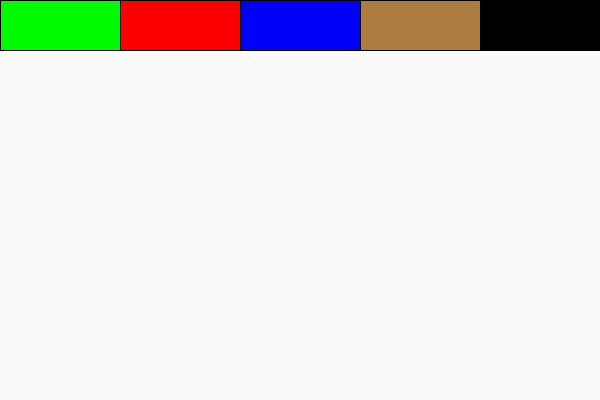
Frame 1 (no input)
Frame 60 (the mouse pressed at the canvas centre just before this capture): identical to frame 1, image omitted
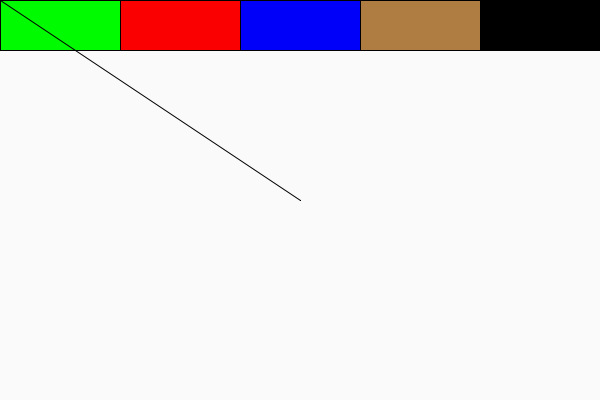
Frame 120 (the mouse held since frame 60 and released just before this capture)

The Processing sketch that drew these frames (run headless with seeded random() and noise(); from frame 60 on, the mouse is pressed at the canvas centre):

// Processing sketch: processing_126959
// ── processing_126959.pde

void setup (){
  size (600,400);
  background (250);
  rect (0,0,width,50);
  
  fill (0,250,0);
  rect (0,0,width/5,50);
  
  fill (250,0,0);
  rect (width/5,0,width/5,50);
  
  fill (0,0,250);
  rect (width/5*2,0,width/5,50);
  
  fill (175,124,65);
  rect (width/5*3,0,width/5*3,50);
  
  fill (0,0,0);
  rect (width/5*4,0,width/5*4,50);
  
  rect (200,400,300,400);
  quad(250,450,250,470,270,470,270,450);
  quad(300,500,350,500,350,600,300,600);
  quad(400,450,400,470,450,470,450,450);
}
void draw (){
  
  if (mousePressed && mouseX>0 && mouseX<width/5 && mouseY<50){
    strokeWeight (5);
    stroke (0,250,0);
  }
  if (mousePressed && mouseX>width/5 && mouseX<width/5*2 && mouseY<50){
    strokeWeight (5);
    stroke (250,0,0);
  }
  if (mousePressed && mouseX>width/5*2 && mouseX<width/5*3 && mouseY<50){
    strokeWeight (5);
    stroke (0,0,250);
  }
  if (mousePressed && mouseX>width/5*3 && mouseX<width/5*4 && mouseY<50){
    strokeWeight (5);
    stroke (175,124,65);
  }
  if (mousePressed && mouseX>width/5*4 && mouseX<width && mouseY<50){
    strokeWeight (5);
    stroke (0);
  }

  if (mousePressed&&mouseY>60){
    line (mouseX,mouseY,pmouseX,pmouseY);
  }
}
